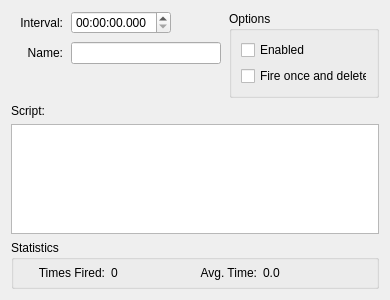
<?xml version="1.0" encoding="UTF-8"?>
<ui version="4.0">
 <class>EditTimer</class>
 <widget class="QWidget" name="EditTimer">
  <property name="geometry">
   <rect>
    <x>0</x>
    <y>0</y>
    <width>388</width>
    <height>300</height>
   </rect>
  </property>
  <property name="windowTitle">
   <string>Form</string>
  </property>
  <layout class="QVBoxLayout" name="verticalLayout">
   <item>
    <layout class="QHBoxLayout" name="timerHorizontal" stretch="1,0">
     <property name="spacing">
      <number>8</number>
     </property>
     <item>
      <layout class="QFormLayout" name="timerForm">
       <property name="fieldGrowthPolicy">
        <enum>QFormLayout::ExpandingFieldsGrow</enum>
       </property>
       <property name="labelAlignment">
        <set>Qt::AlignRight|Qt::AlignTrailing|Qt::AlignVCenter</set>
       </property>
       <item row="1" column="0">
        <widget class="QLabel" name="labelName">
         <property name="sizePolicy">
          <sizepolicy hsizetype="Fixed" vsizetype="Preferred">
           <horstretch>0</horstretch>
           <verstretch>0</verstretch>
          </sizepolicy>
         </property>
         <property name="minimumSize">
          <size>
           <width>52</width>
           <height>0</height>
          </size>
         </property>
         <property name="text">
          <string>Name:</string>
         </property>
         <property name="alignment">
          <set>Qt::AlignRight|Qt::AlignTrailing|Qt::AlignVCenter</set>
         </property>
        </widget>
       </item>
       <item row="1" column="1">
        <widget class="QLineEdit" name="name">
         <property name="sizePolicy">
          <sizepolicy hsizetype="Expanding" vsizetype="Fixed">
           <horstretch>0</horstretch>
           <verstretch>0</verstretch>
          </sizepolicy>
         </property>
         <property name="minimumSize">
          <size>
           <width>150</width>
           <height>0</height>
          </size>
         </property>
        </widget>
       </item>
       <item row="0" column="1">
        <widget class="QTimeEdit" name="interval">
         <property name="sizePolicy">
          <sizepolicy hsizetype="Expanding" vsizetype="Fixed">
           <horstretch>0</horstretch>
           <verstretch>0</verstretch>
          </sizepolicy>
         </property>
         <property name="minimumSize">
          <size>
           <width>100</width>
           <height>0</height>
          </size>
         </property>
         <property name="maximumSize">
          <size>
           <width>100</width>
           <height>16777215</height>
          </size>
         </property>
         <property name="displayFormat">
          <string>hh:mm:ss.zzz</string>
         </property>
        </widget>
       </item>
       <item row="0" column="0">
        <widget class="QLabel" name="labelInterval">
         <property name="sizePolicy">
          <sizepolicy hsizetype="Fixed" vsizetype="Preferred">
           <horstretch>0</horstretch>
           <verstretch>0</verstretch>
          </sizepolicy>
         </property>
         <property name="minimumSize">
          <size>
           <width>52</width>
           <height>0</height>
          </size>
         </property>
         <property name="text">
          <string>Interval:</string>
         </property>
         <property name="alignment">
          <set>Qt::AlignRight|Qt::AlignTrailing|Qt::AlignVCenter</set>
         </property>
        </widget>
       </item>
      </layout>
     </item>
     <item>
      <widget class="QGroupBox" name="groupOptions">
       <property name="sizePolicy">
        <sizepolicy hsizetype="Fixed" vsizetype="Preferred">
         <horstretch>0</horstretch>
         <verstretch>0</verstretch>
        </sizepolicy>
       </property>
       <property name="minimumSize">
        <size>
         <width>150</width>
         <height>0</height>
        </size>
       </property>
       <property name="title">
        <string>Options</string>
       </property>
       <layout class="QVBoxLayout" name="verticalLayout_7">
        <item>
         <widget class="QCheckBox" name="enabled">
          <property name="text">
           <string>Enabled</string>
          </property>
         </widget>
        </item>
        <item>
         <widget class="QCheckBox" name="once">
          <property name="text">
           <string>Fire once and delete</string>
          </property>
         </widget>
        </item>
       </layout>
      </widget>
     </item>
    </layout>
   </item>
   <item>
    <widget class="QLabel" name="labelScript">
     <property name="text">
      <string>Script:</string>
     </property>
    </widget>
   </item>
   <item>
    <widget class="CodeEditor" name="script"/>
   </item>
   <item>
    <widget class="QGroupBox" name="groupStats">
     <property name="sizePolicy">
      <sizepolicy hsizetype="Expanding" vsizetype="Preferred">
       <horstretch>0</horstretch>
       <verstretch>0</verstretch>
      </sizepolicy>
     </property>
     <property name="title">
      <string>Statistics</string>
     </property>
     <layout class="QGridLayout" name="gridLayout">
      <property name="leftMargin">
       <number>6</number>
      </property>
      <property name="topMargin">
       <number>6</number>
      </property>
      <property name="rightMargin">
       <number>6</number>
      </property>
      <property name="bottomMargin">
       <number>6</number>
      </property>
      <item row="0" column="2">
       <widget class="QLabel" name="timesFired">
        <property name="maximumSize">
         <size>
          <width>75</width>
          <height>16777215</height>
         </size>
        </property>
        <property name="text">
         <string>0</string>
        </property>
       </widget>
      </item>
      <item row="0" column="3">
       <widget class="QLabel" name="labelAvgTime">
        <property name="maximumSize">
         <size>
          <width>65</width>
          <height>16777215</height>
         </size>
        </property>
        <property name="text">
         <string>Avg. Time:</string>
        </property>
        <property name="alignment">
         <set>Qt::AlignRight|Qt::AlignTrailing|Qt::AlignVCenter</set>
        </property>
       </widget>
      </item>
      <item row="0" column="4">
       <widget class="QLabel" name="avgTime">
        <property name="text">
         <string>0.0</string>
        </property>
       </widget>
      </item>
      <item row="0" column="1">
       <widget class="QLabel" name="labelTimesFired">
        <property name="maximumSize">
         <size>
          <width>85</width>
          <height>16777215</height>
         </size>
        </property>
        <property name="text">
         <string>Times Fired:</string>
        </property>
        <property name="alignment">
         <set>Qt::AlignRight|Qt::AlignTrailing|Qt::AlignVCenter</set>
        </property>
       </widget>
      </item>
     </layout>
    </widget>
   </item>
  </layout>
 </widget>
 <customwidgets>
  <customwidget>
   <class>CodeEditor</class>
   <extends>QPlainTextEdit</extends>
   <header>codeeditor.h</header>
  </customwidget>
 </customwidgets>
 <resources/>
 <connections/>
</ui>
